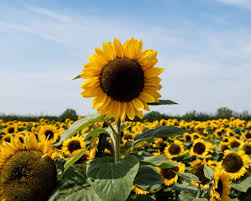
#> input picture images/sunflower.jfif, 251 x 201 px
$ jupyter execute Assignement-1.ipynb
#> lines starting #> are read from the running program, lines starting #| are printed output that depends on the picture
## Matplotlib

[cell 1]
import matplotlib.pyplot as plt

image_path = 'images/sunflower.jfif'
image = plt.imread(image_path) # load image using matplotlib
#> image is the input picture: shape (201, 251, 3); mean R, G, B 145.7, 145, 119.3

plt.imshow(image)
# plt.axis('off')
# plt.show()

[cell 2]
print(image)
#> (printed output is left out)

## PILLOW

[cell 3]
from PIL import Image
image_path = 'images/sunflower.jfif'
image = Image.open(image_path)
#image.show()
display(image)

[cell 4]
print(image)
#| <PIL.JpegImagePlugin.JpegImageFile image mode=RGB size=251x201 at 0x7EFCB165B150>

## OpenCV

[cell 5]
import cv2
image_path = 'images/sunflower.jfif'
image = cv2.imread(image_path)
cv2.imshow('sunflower', image)
cv2.waitKey(0)
cv2.destroyAllWindows()

[cell 6]
print(image)
#> (printed output is left out)

## SKimage

[cell 7]
import skimage
from skimage import io

img = io.imread('images/sunflower.jfif')
io.imshow(img)
io.show()

[cell 8]
print(img)
#> (printed output is left out)

[cell 9]
import matplotlib.pyplot as plt

image_path = 'images/sunflower.jfif'
image = plt.imread(image_path) # load image using matplotlib

plt.imshow(image)
# plt.axis('off')
# plt.show()

[cell 10]
import numpy as np
import matplotlib.pyplot as plt
from PIL import Image

img = Image.open("images/sunflower.jfif")
M = np.asarray(img)

plt.figure(figsize=(10, 10))
plt.subplot(1,3, 1)

plt.imshow(M[:, :, 0], cmap='gray')
plt.title("Red Channel")
plt.subplot(1,3,2)

plt.imshow(M[:, :, 1], cmap='gray')
plt.title("Green Channel")
plt.subplot(1,3,3)

plt.imshow(M[:, :, 2], cmap='gray')
plt.title("Blue Channel")

plt.show()
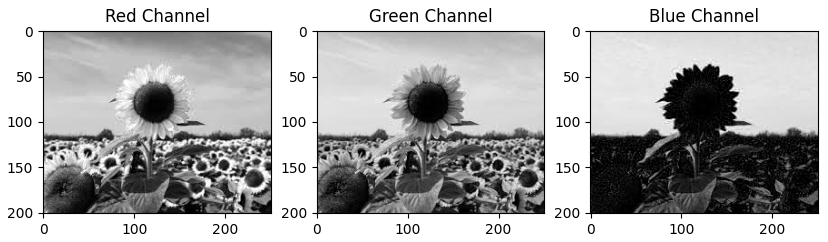
#> figure drawn by matplotlib, 3 panels

[cell 11]
import cv2
image_path = 'images/sunflower.jfif'
image = cv2.imread(image_path)
blue, green, red = cv2.split(image)
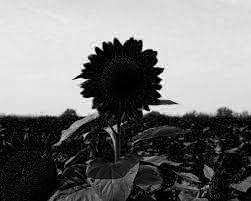
#> blue: shape (201, 251); min 0, max 255, mean 119.3
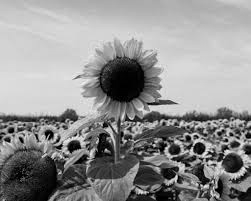
#> green: shape (201, 251); min 0, max 246, mean 145
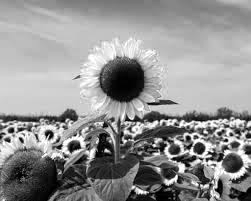
#> red: shape (201, 251); min 0, max 255, mean 145.7
rgb = cv2.cvtColor(image, cv2.COLOR_BGR2RGB)

[cell 12]
plt.subplot(2,2,1)
plt.imshow(rgb)

plt.subplot(2,2,2)
plt.imshow(blue, cmap='gray')

plt.subplot(2,2,3)
plt.imshow(green, cmap='gray')

plt.subplot(2,2,4)
plt.imshow(red, cmap='gray')

[cell 13]
import matplotlib.pyplot as plt
Mash_image = plt.imread('images/mashrafee.jfif')
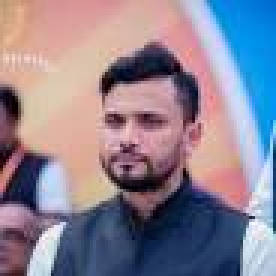
#> input picture images/mashrafee.jfif, 92 x 92 px (shown 3 times larger)
#> Mash_image is the input picture: shape (92, 92, 3); mean R, G, B 140.1, 131, 146.9
Shakib_image = plt.imread('images/shakib.jfif')
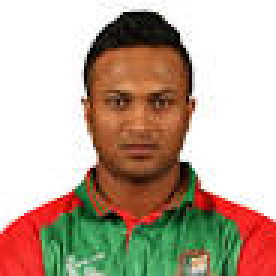
#> input picture images/shakib.jfif, 92 x 92 px (shown 3 times larger)
#> Shakib_image is the input picture: shape (92, 92, 3); mean R, G, B 188.5, 168.7, 151.9
Tamim_image = plt.imread('images/tamim.jfif')
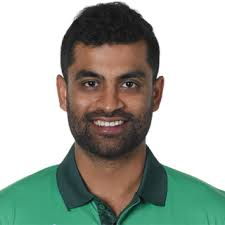
#> input picture images/tamim.jfif, 225 x 225 px
#> Tamim_image is the input picture: shape (225, 225, 3); mean R, G, B 165.4, 172.6, 163.6

[cell 14]
plt.subplot(1,3,1)
plt.imshow(Mash_image)
plt.title("Mashrafee")

plt.subplot(1,3,2)
plt.imshow(Shakib_image)
plt.title("Shakib_image")

plt.subplot(1,3,2)
plt.imshow(Tamim_image)
plt.title("Tamim_image")
